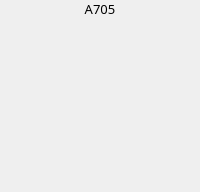
                            <widget class="QFrame" name="frame_56">
                             <property name="frameShape">
                              <enum>QFrame::NoFrame</enum>
                             </property>
                             <property name="frameShadow">
                              <enum>QFrame::Raised</enum>
                             </property>
                             <layout class="QVBoxLayout" name="verticalLayout_53">
                              <property name="spacing">
                               <number>15</number>
                              </property>
                              <property name="leftMargin">
                               <number>0</number>
                              </property>
                              <property name="topMargin">
                               <number>0</number>
                              </property>
                              <property name="rightMargin">
                               <number>0</number>
                              </property>
                              <property name="bottomMargin">
                               <number>0</number>
                              </property>
                              <item>
                               <widget class="QLabel" name="label_104">
                                <property name="font">
                                 <font>
                                  <family>Mitr SemiBold</family>
                                  <pointsize>10</pointsize>
                                 </font>
                                </property>
                                <property name="frameShape">
                                 <enum>QFrame::NoFrame</enum>
                                </property>
                                <property name="text">
                                 <string>A705</string>
                                </property>
                                <property name="alignment">
                                 <set>Qt::AlignCenter</set>
                                </property>
                               </widget>
                              </item>
                              <item>
                               <widget class="QLabel" name="label_105">
                                <property name="frameShape">
                                 <enum>QFrame::NoFrame</enum>
                                </property>
                                <property name="text">
                                 <string/>
                                </property>
                                <property name="alignment">
                                 <set>Qt::AlignCenter</set>
                                </property>
                               </widget>
                              </item>
                              <item>
                               <widget class="QLabel" name="label_106">
                                <property name="frameShape">
                                 <enum>QFrame::NoFrame</enum>
                                </property>
                                <property name="text">
                                 <string/>
                                </property>
                                <property name="alignment">
                                 <set>Qt::AlignCenter</set>
                                </property>
                               </widget>
                              </item>
                              <item>
                               <widget class="QLabel" name="label_107">
                                <property name="frameShape">
                                 <enum>QFrame::NoFrame</enum>
                                </property>
                                <property name="text">
                                 <string/>
                                </property>
                                <property name="alignment">
                                 <set>Qt::AlignCenter</set>
                                </property>
                               </widget>
                              </item>
                              <item>
                               <widget class="QLabel" name="label_108">
                                <property name="frameShape">
                                 <enum>QFrame::NoFrame</enum>
                                </property>
                                <property name="text">
                                 <string/>
                                </property>
                                <property name="alignment">
                                 <set>Qt::AlignCenter</set>
                                </property>
                               </widget>
                              </item>
                              <item>
                               <widget class="QLabel" name="label_109">
                                <property name="frameShape">
                                 <enum>QFrame::NoFrame</enum>
                                </property>
                                <property name="text">
                                 <string/>
                                </property>
                                <property name="alignment">
                                 <set>Qt::AlignCenter</set>
                                </property>
                               </widget>
                              </item>
                              <item>
                               <widget class="QLabel" name="label_110">
                                <property name="frameShape">
                                 <enum>QFrame::NoFrame</enum>
                                </property>
                                <property name="text">
                                 <string/>
                                </property>
                                <property name="alignment">
                                 <set>Qt::AlignCenter</set>
                                </property>
                               </widget>
                              </item>
                             </layout>
                            </widget>
